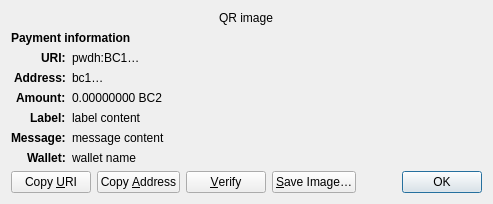
<?xml version="1.0" encoding="UTF-8"?>
<ui version="4.0">
 <class>ReceiveRequestDialog</class>
 <widget class="QDialog" name="ReceiveRequestDialog">
  <property name="geometry">
   <rect>
    <x>0</x>
    <y>0</y>
    <width>413</width>
    <height>229</height>
   </rect>
  </property>
  <property name="windowTitle">
   <string>Request payment to …</string>
  </property>
  <layout class="QGridLayout" name="gridLayout" columnstretch="0,1">
   <property name="sizeConstraint">
    <enum>QLayout::SetFixedSize</enum>
   </property>
   <item row="0" column="0" colspan="2" alignment="Qt::AlignHCenter">
    <widget class="QRImageWidget" name="qr_code">
     <property name="text">
      <string notr="true">QR image</string>
     </property>
     <property name="textInteractionFlags">
      <set>Qt::NoTextInteraction</set>
     </property>
    </widget>
   </item>
   <item row="1" column="0" colspan="2">
    <widget class="QLabel" name="payment_header">
     <property name="font">
      <font>
       <weight>75</weight>
       <bold>true</bold>
      </font>
     </property>
     <property name="text">
      <string>Payment information</string>
     </property>
     <property name="textInteractionFlags">
      <set>Qt::NoTextInteraction</set>
     </property>
    </widget>
   </item>
   <item row="2" column="0" alignment="Qt::AlignRight|Qt::AlignTop">
    <widget class="QLabel" name="uri_tag">
     <property name="font">
      <font>
       <weight>75</weight>
       <bold>true</bold>
      </font>
     </property>
     <property name="text">
      <string notr="true">URI:</string>
     </property>
     <property name="textFormat">
      <enum>Qt::PlainText</enum>
     </property>
     <property name="textInteractionFlags">
      <set>Qt::NoTextInteraction</set>
     </property>
    </widget>
   </item>
   <item row="2" column="1" alignment="Qt::AlignTop">
    <widget class="QLabel" name="uri_content">
     <property name="text">
      <string notr="true">pwdh:BC1…</string>
     </property>
     <property name="textFormat">
      <enum>Qt::RichText</enum>
     </property>
     <property name="wordWrap">
      <bool>true</bool>
     </property>
     <property name="textInteractionFlags">
      <set>Qt::TextSelectableByMouse</set>
     </property>
    </widget>
   </item>
   <item row="3" column="0" alignment="Qt::AlignRight|Qt::AlignTop">
    <widget class="QLabel" name="address_tag">
     <property name="font">
      <font>
       <weight>75</weight>
       <bold>true</bold>
      </font>
     </property>
     <property name="text">
      <string>Address:</string>
     </property>
     <property name="textInteractionFlags">
      <set>Qt::NoTextInteraction</set>
     </property>
    </widget>
   </item>
   <item row="3" column="1" alignment="Qt::AlignTop">
    <widget class="QLabel" name="address_content">
     <property name="text">
      <string notr="true">bc1…</string>
     </property>
     <property name="textFormat">
      <enum>Qt::PlainText</enum>
     </property>
     <property name="textInteractionFlags">
      <set>Qt::TextSelectableByMouse</set>
     </property>
    </widget>
   </item>
   <item row="4" column="0" alignment="Qt::AlignRight|Qt::AlignTop">
    <widget class="QLabel" name="amount_tag">
     <property name="font">
      <font>
       <weight>75</weight>
       <bold>true</bold>
      </font>
     </property>
     <property name="text">
      <string>Amount:</string>
     </property>
     <property name="textInteractionFlags">
      <set>Qt::NoTextInteraction</set>
     </property>
    </widget>
   </item>
   <item row="4" column="1" alignment="Qt::AlignTop">
    <widget class="QLabel" name="amount_content">
     <property name="text">
      <string notr="true">0.00000000 BC2</string>
     </property>
     <property name="textFormat">
      <enum>Qt::PlainText</enum>
     </property>
     <property name="textInteractionFlags">
      <set>Qt::TextSelectableByMouse</set>
     </property>
    </widget>
   </item>
   <item row="5" column="0" alignment="Qt::AlignRight|Qt::AlignTop">
    <widget class="QLabel" name="label_tag">
     <property name="font">
      <font>
       <weight>75</weight>
       <bold>true</bold>
      </font>
     </property>
     <property name="text">
      <string>Label:</string>
     </property>
     <property name="textInteractionFlags">
      <set>Qt::NoTextInteraction</set>
     </property>
    </widget>
   </item>
   <item row="5" column="1" alignment="Qt::AlignTop">
    <widget class="QLabel" name="label_content">
     <property name="text">
      <string notr="true">label content</string>
     </property>
     <property name="textFormat">
      <enum>Qt::PlainText</enum>
     </property>
     <property name="wordWrap">
      <bool>true</bool>
     </property>
     <property name="textInteractionFlags">
      <set>Qt::TextSelectableByMouse</set>
     </property>
    </widget>
   </item>
   <item row="6" column="0" alignment="Qt::AlignRight|Qt::AlignTop">
    <widget class="QLabel" name="message_tag">
     <property name="font">
      <font>
       <weight>75</weight>
       <bold>true</bold>
      </font>
     </property>
     <property name="text">
      <string>Message:</string>
     </property>
     <property name="textInteractionFlags">
      <set>Qt::NoTextInteraction</set>
     </property>
    </widget>
   </item>
   <item row="6" column="1" alignment="Qt::AlignTop">
    <widget class="QLabel" name="message_content">
     <property name="text">
      <string notr="true">message content</string>
     </property>
     <property name="textFormat">
      <enum>Qt::PlainText</enum>
     </property>
     <property name="wordWrap">
      <bool>true</bool>
     </property>
     <property name="textInteractionFlags">
      <set>Qt::TextSelectableByMouse</set>
     </property>
    </widget>
   </item>
   <item row="7" column="0" alignment="Qt::AlignRight|Qt::AlignTop">
    <widget class="QLabel" name="wallet_tag">
     <property name="font">
      <font>
       <weight>75</weight>
       <bold>true</bold>
      </font>
     </property>
     <property name="text">
      <string>Wallet:</string>
     </property>
     <property name="textInteractionFlags">
      <set>Qt::NoTextInteraction</set>
     </property>
    </widget>
   </item>
   <item row="7" column="1" alignment="Qt::AlignTop">
    <widget class="QLabel" name="wallet_content">
     <property name="text">
      <string notr="true">wallet name</string>
     </property>
     <property name="textFormat">
      <enum>Qt::PlainText</enum>
     </property>
     <property name="wordWrap">
      <bool>true</bool>
     </property>
     <property name="textInteractionFlags">
      <set>Qt::TextSelectableByMouse</set>
     </property>
    </widget>
   </item>
   <item row="8" column="0" colspan="2">
    <layout class="QHBoxLayout" name="horizontalLayout">
     <item>
      <widget class="QPushButton" name="btnCopyURI">
       <property name="text">
        <string>Copy &amp;URI</string>
       </property>
       <property name="autoDefault">
        <bool>false</bool>
       </property>
      </widget>
     </item>
     <item>
      <widget class="QPushButton" name="btnCopyAddress">
       <property name="text">
        <string>Copy &amp;Address</string>
       </property>
       <property name="autoDefault">
        <bool>false</bool>
       </property>
      </widget>
     </item>
     <item>
      <widget class="QPushButton" name="btnVerify">
       <property name="text">
        <string>&amp;Verify</string>
       </property>
       <property name="toolTip">
        <string>Verify this address on e.g. a hardware wallet screen</string>
       </property>
       <property name="autoDefault">
        <bool>false</bool>
       </property>
      </widget>
     </item>
     <item>
      <widget class="QPushButton" name="btnSaveAs">
       <property name="text">
        <string>&amp;Save Image…</string>
       </property>
       <property name="autoDefault">
        <bool>false</bool>
       </property>
      </widget>
     </item>
     <item>
      <spacer name="horizontalSpacer_2">
       <property name="orientation">
        <enum>Qt::Horizontal</enum>
       </property>
       <property name="sizeHint" stdset="0">
        <size>
         <width>40</width>
         <height>20</height>
        </size>
       </property>
      </spacer>
     </item>
     <item>
      <widget class="QDialogButtonBox" name="buttonBox">
       <property name="focusPolicy">
        <enum>Qt::StrongFocus</enum>
       </property>
       <property name="standardButtons">
        <set>QDialogButtonBox::Ok</set>
       </property>
      </widget>
     </item>
    </layout>
   </item>
  </layout>
 </widget>
 <customwidgets>
  <customwidget>
   <class>QRImageWidget</class>
   <extends>QLabel</extends>
   <header>qt/qrimagewidget.h</header>
  </customwidget>
 </customwidgets>
 <tabstops>
  <tabstop>buttonBox</tabstop>
  <tabstop>btnCopyURI</tabstop>
  <tabstop>btnCopyAddress</tabstop>
  <tabstop>btnSaveAs</tabstop>
 </tabstops>
 <resources/>
 <connections>
  <connection>
   <sender>buttonBox</sender>
   <signal>accepted()</signal>
   <receiver>ReceiveRequestDialog</receiver>
   <slot>accept()</slot>
   <hints>
    <hint type="sourcelabel">
     <x>135</x>
     <y>230</y>
    </hint>
    <hint type="destinationlabel">
     <x>135</x>
     <y>126</y>
    </hint>
   </hints>
  </connection>
 </connections>
</ui>
